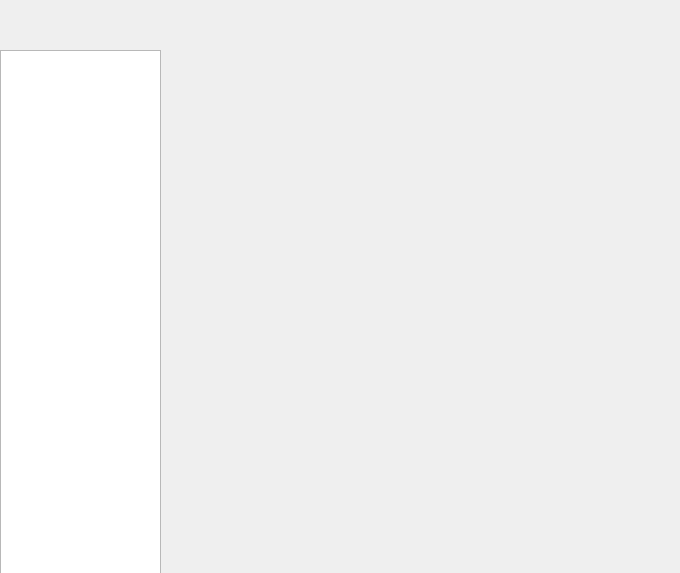
<?xml version="1.0" encoding="UTF-8"?>
<ui version="4.0">
 <class>userActionForm</class>
 <widget class="QWidget" name="userActionForm">
  <property name="geometry">
   <rect>
    <x>0</x>
    <y>0</y>
    <width>680</width>
    <height>573</height>
   </rect>
  </property>
  <property name="windowTitle">
   <string>Form</string>
  </property>
  <widget class="QListWidget" name="listWidget">
   <property name="geometry">
    <rect>
     <x>0</x>
     <y>50</y>
     <width>161</width>
     <height>531</height>
    </rect>
   </property>
  </widget>
 </widget>
 <resources/>
 <connections/>
</ui>
